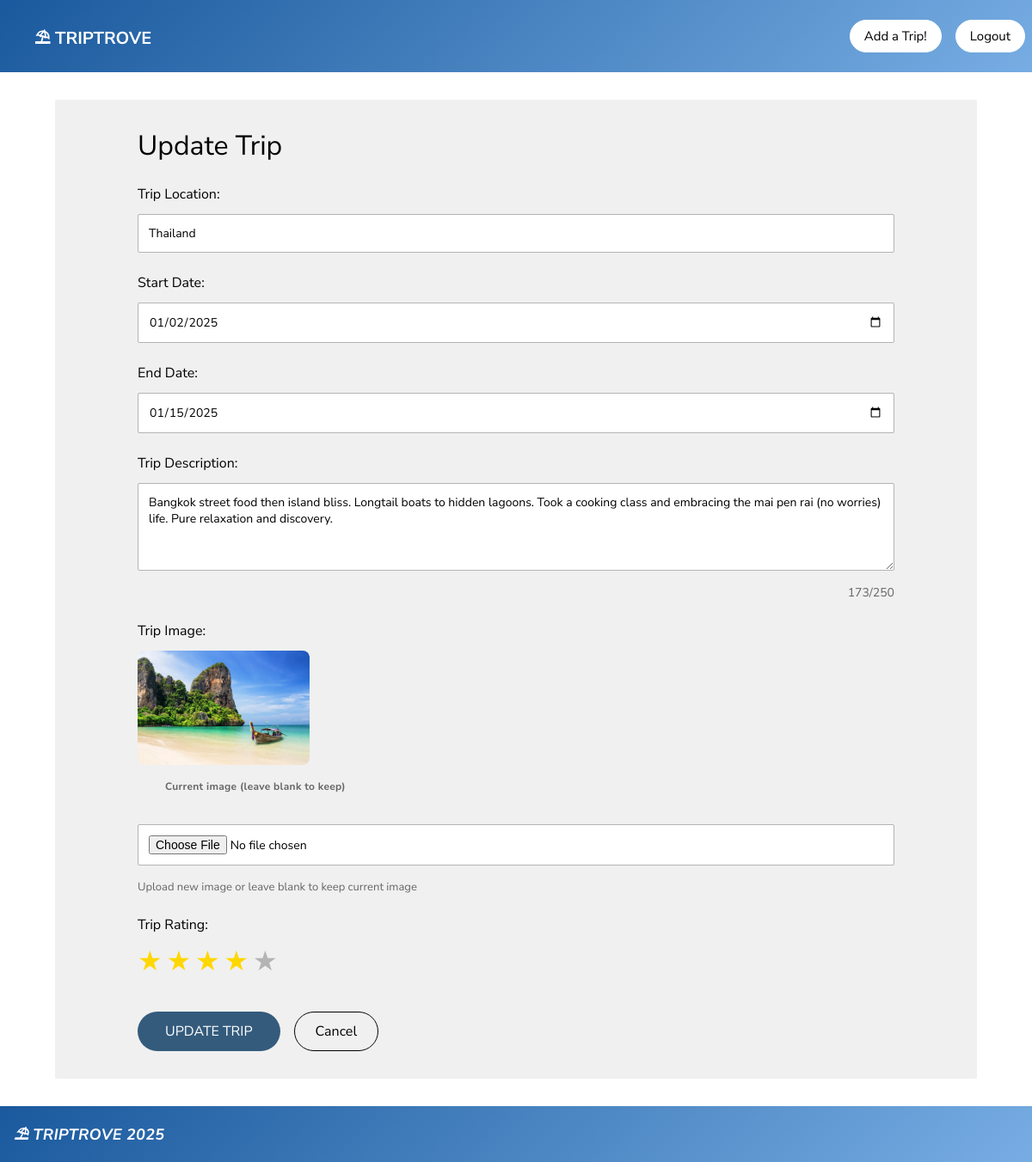
/update/26 (signed in), run on the app's committed database.
### tables this page shows
CREATE TABLE Trips (
            trip_id INTEGER PRIMARY KEY AUTOINCREMENT,
            trip_location TEXT NOT NULL,
            trip_start TEXT NOT NULL,
            trip_end TEXT NOT NULL,
            trip_image TEXT,
            trip_description TEXT,
            rating INTEGER DEFAULT 0 CHECK(rating >= 0 AND rating <= 5)
        , user_id INTEGER DEFAULT 1 NOT NULL);

### app.py (the view)
@app.route('/update/<int:trip_id>', methods=['POST','GET'])
@login_required
def update(trip_id):
    conn = sqlite3.connect('part_a.db')
    conn.row_factory = sqlite3.Row
    cursor = conn.cursor()
    if request.method == 'POST':
        trip_location = request.form.get('trip_location')
        trip_start = request.form.get('trip_start')
        trip_end = request.form.get('trip_end')
        trip_description = request.form.get('trip_description')
        rating = request.form.get('rating')
        import re
        from datetime import datetime
        if not re.match(r'^[a-zA-Z\s,.-]+$', trip_location):
            conn.close()
            return "Invalid location format. Only letters, spaces, commas, periods, and hyphens allowed.", 400
        try:
            start = datetime.strptime(trip_start, '%Y-%m-%d')
            end = datetime.strptime(trip_end, '%Y-%m-%d')
            if end < start:
                conn.close()
                return "End date must be after start date.", 400
        except ValueError:
            conn.close()
            return "Invalid date format.", 400
        if trip_description and len(trip_description) > 250:
            conn.close()
            return "Description must be 250 characters or less.", 400
        try:
            rating_int = int(rating)
            if rating_int < 1 or rating_int > 5:
                conn.close()
                return "Rating must be between 1 and 5.", 400
        except (ValueError, TypeError):
            conn.close()
            return "Invalid rating. Please select a rating.", 400
        if 'trip_image' in request.files and request.files['trip_image'].filename != '':
            file = request.files['trip_image']
            if file and allowed_file(file.filename):
                filename = secure_filename(file.filename)
                filename = f"{int(time.time())}_{filename}"
                file.save(os.path.join(app.config['UPLOAD_FOLDER'], filename))
                trip_image = f"uploads/{filename}"
            else:
                conn.close()
                return "Invalid file type. Please upload PNG, JPG, JPEG, GIF, or WEBP", 400
        else:
            cursor.execute('SELECT trip_image FROM Trips WHERE trip_id = ? AND user_id = ?', (trip_id, session['user_id']))
            result = cursor.fetchone()
            trip_image = result['trip_image'] if result else None
        cursor.execute('''
            UPDATE Trips
            SET trip_location = ?,
                trip_start = ?,
                trip_end = ?,
                trip_image = ?,
                trip_description = ?,
                rating = ?
            WHERE trip_id = ? AND user_id = ?
        ''', (trip_location, trip_start, trip_end, trip_image, trip_description, rating, trip_id, session['user_id']))
        conn.commit()
        conn.close()
        return redirect(url_for('index'))
    else:
        cursor.execute('SELECT * FROM Trips WHERE trip_id = ? AND user_id = ?', (trip_id, session['user_id']))
        trip = cursor.fetchone()
        conn.close()
        if trip is None:
            return "Trip not found", 404
        return render_template('update.html', trip=trip)

### app.py (called while the page is built)
def login_required(f):
    @wraps(f)
    def decorated_function(*args, **kwargs):
        if 'user_id' not in session:
            return redirect(url_for('login'))
        return f(*args, **kwargs)
    return decorated_function

### templates/update.html (shortened to what this page needs)
{% extends "base.html" %}
{% block head %}
<header>
    <h1>
        <a href="/">⛱ TRIPTROVE</a>
    </h1>
    <nav>
        <a href="/create">Add a Trip!</a>
        <a href="/logout">Logout</a>
    </nav>
</header>
{% endblock %}
{% block body %}
<div class="form-container">
    <h2>Update Trip</h2>
    <form action="{{ url_for('update', trip_id=trip['trip_id']) }}" method="POST" enctype="multipart/form-data" class="trip-form" id="updateForm">
        <div class="form-group">
            <label for="trip-location">Trip Location:</label>
            <input
                type="text"
                id="trip-location"
                name="trip_location"
                value="{{ trip['trip_location'] }}"
                placeholder="e.g. Paris, France"
                pattern="^[a-zA-Z\s,.-]+$"
                title="Location should only contain letters, spaces, commas, periods, and hyphens"
                required>
        </div>
        <div class="form-group">
            <label for="trip-start">Start Date:</label>
            <input
                type="date"
                id="trip-start"
                name="trip_start"
                value="{{ trip['trip_start'] }}"
                required>
        </div>
        <div class="form-group">
            <label for="trip-end">End Date:</label>
            <input
                type="date"
                id="trip-end"
                name="trip_end"
                value="{{ trip['trip_end'] }}"
                required>
        </div>
        <div class="form-group">
            <label for="trip-description">Trip Description:</label>
            <textarea
                id="trip-description"
                name="trip_description"
                rows="4"
                maxlength="250"
                placeholder="Describe your trip (max 250 characters)">{{ trip['trip_description'] }}</textarea>
            <span class="char-count"><span id="char-count">{{ trip['trip_description']|length if trip['trip_description'] else 0 }}</span>/250</span>
        </div>
        <div class="form-group">
            <label for="trip-image">Trip Image:</label>
            {% if trip['trip_image'] %}
            <div style="margin-bottom: 10px;">
                <img src="{{ url_for('static', filename=trip['trip_image']) }}" alt="Current image" style="max-width: 200px; border-radius: 8px;">
                <p style="font-size: 12px; color: #666;">Current image (leave blank to keep)</p>
            </div>
            {% endif %}
            <input
                type="file"
                id="trip-image"
                name="trip_image"
                accept="image/png, image/jpeg, image/jpg, image/gif, image/webp">
            <small style="color: #666;">Upload new image or leave blank to keep current image</small>
        </div>
        <div class="form-group">
            <label for="rating">Trip Rating:</label>
            <div class="rating-input">
                {% for star in range(1, 6) %}
                <span class="star-input {% if star <= trip['rating'] %}filled{% else %}empty{% endif %}" data-value="{{ star }}">★</span>
                {% endfor %}
            </div>
        </div>
        <div class="form-buttons">
            <button type="submit" class="submit-btn">UPDATE TRIP</button>
            <a href="/" class="cancel-btn">Cancel</a>
        </div>
    </form>
</div>
{% endblock %}
{% block footer %}
<p class="footer">⛱ TRIPTROVE 2025</p>
{% endblock %}

### static/style.css (style rules this page uses)
h1, h1 a { font-family: 'Nunito Sans', sans-serif; font-size: 20px; font-weight: bold; color: white; padding: 0; padding-left: 1rem; border: none; background-color: transparent; border-radius: 0; text-decoration: none; }
h2 { font-family: 'Nunito Sans', sans-serif; font-size: 50px; font-weight: normal; color: rgb(0, 0, 0); padding-left: 2rem; }
p { font-family: 'Nunito Sans', sans-serif; font-size: 18px; font-weight: bold; font-style: normal; color: rgb(0, 0, 0); margin-left: 2rem; line-height: 1.6; letter-spacing: 0.3px; max-width: 1200px; }
p.footer { font-family: 'Nunito Sans', sans-serif; font-size: 18px; font-weight: bold; font-style: italic; color: rgb(255, 255, 255); margin-left: 1rem; line-height: 1.6; letter-spacing: 0.3px; }
body { margin: 0; padding: 0; min-height: 100vh; display: flex; flex-direction: column; }
header { display: flex; justify-content: space-between; align-items: center; background: linear-gradient(135deg, #1a599d 0%, #77ade3 100%); padding: 0.5rem; }
nav { display: flex; gap: 1rem; position: relative; }
nav a { font-family: 'Nunito Sans', sans-serif; font-size: 15px; font-weight: normal; color: rgb(1,1,1); text-decoration: none; padding: 0.5rem 0.1rem; padding-left: 1rem; padding-right: 1rem; border: 1px solid rgb(255, 255, 255); background-color: rgb(255, 255, 255); border-radius: 25px; display: inline-block; transition: transform 0.3s ease, box-shadow 0.3s ease, background-color 0.3s ease; }
.form-container { max-width: 1200px; margin: 2rem 4rem; padding: 2rem 6rem; background-color: rgb(240, 240, 240); border-radius: 2px; }
.form-container h2 { font-family: 'Nunito Sans', sans-serif; font-size: 32px; font-weight: normal; color: rgb(1, 1, 1); margin: 0 0 1.5rem 0; padding: 0; }
.trip-form { display: flex; flex-direction: column; gap: 1.5rem; }
.form-group { display: flex; flex-direction: column; gap: 0.75rem; }
.form-group label { font-family: 'Nunito Sans', sans-serif; font-size: 16px; font-weight: normal; color: rgb(1, 1, 1); }
.form-group input, .form-group textarea { width: 100%; font-family: 'Nunito Sans', sans-serif; font-size: 14px; padding: 0.75rem; border: 1px solid rgb(180, 180, 180); border-radius: 2px; background-color: white; box-sizing: border-box; }
.form-group textarea { resize: vertical; }
input[type="date"] { cursor: pointer; }
.form-group small { font-family: 'Nunito Sans', sans-serif; font-size: 13px; font-weight: normal; color: rgb(100, 100, 100); font-style: normal; margin-top: 0.25rem; line-height: 1.4; }
.form-buttons { display: flex; gap: 1rem; margin-top: 1rem; }
.submit-btn { font-family: 'Nunito Sans', sans-serif; font-size: 16px; font-weight: normal; color: white; background-color: rgb(52, 91, 124); padding: 0.75rem 2rem; border: none; border-radius: 25px; cursor: pointer; transition: background-color 0.3s; }
.cancel-btn, .cancel-edit-btn { font-family: 'Nunito Sans', sans-serif; font-size: 16px; font-weight: normal; color: rgb(1, 1, 1); background-color: transparent; padding: 0.5rem 1.5rem; border: 1px solid rgb(1, 1, 1); border-radius: 25px; text-decoration: none; display: inline-flex; align-items: center; justify-content: center; text-align: center; cursor: pointer; transition: background-color 0.3s; }
.rating-input { display: flex; gap: 0.3rem; cursor: pointer; }
.star-input { font-size: 32px; cursor: pointer; transition: transform 0.2s, opacity 0.2s; }
.star-input.filled { color: gold; }
.star-input.empty { color: rgb(180, 180, 180); }
.char-count { font-size: 14px; color: rgb(100, 100, 100); margin-top: 0.25rem; text-align: right; display: block; font-family: 'Nunito Sans', sans-serif; }

### data on the page
Trips: trip_location "Thailand", trip_start "01/02/2025", trip_end "01/15/2025", trip_description "Bangkok street food then island bliss. Longtail boats to hidden lagoons. Took a cooking class and embracing the mai pen rai (no worries) life. Pure relaxation and discovery.", trip_image (picture)

### other printed values
{{ trip['trip_description']|length if trip['trip_description'] else 0 }} "173"
